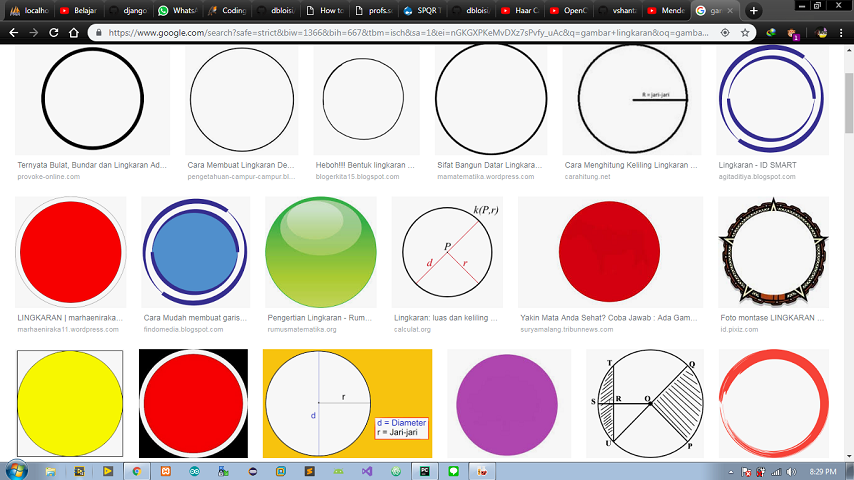
#> input picture color_hough_shape_detection/lingkaran.PNG, 854 x 480 px
$ python hough-circle.py
#> lines starting #> are read from the running program, lines starting #| are printed output that depends on the picture
import cv2
import numpy as np

img = cv2.imread('lingkaran.PNG',0) #img = cv2.imread('lingkaran.PNG',0)
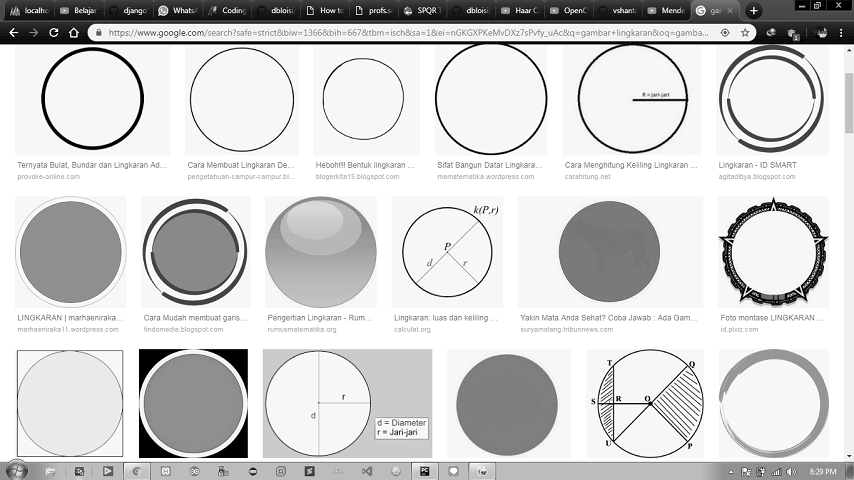
#> img: shape (480, 854); min 0, max 255, mean 210.3
img = cv2.medianBlur(img,5)
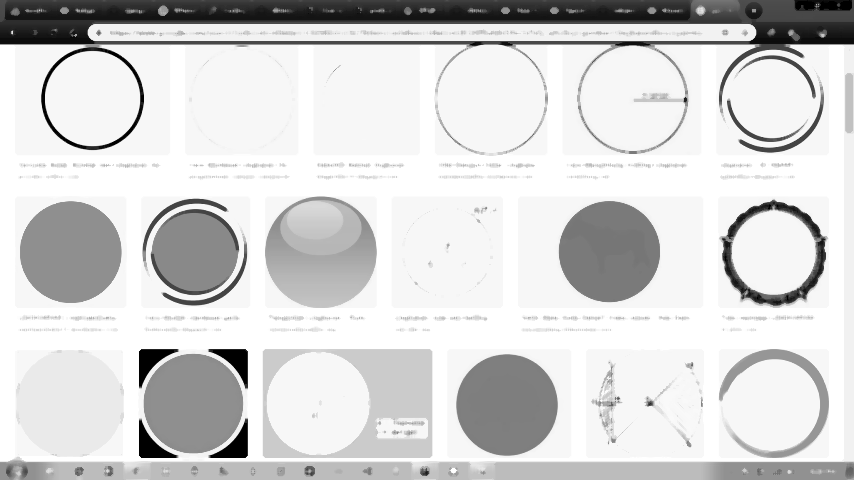
#> img: shape (480, 854); min 0, max 255, mean 213.4
cimg = cv2.cvtColor(img,cv2.COLOR_GRAY2BGR)

circles = cv2.HoughCircles(img,cv2.HOUGH_GRADIENT,1,20, param1=100,param2=100,minRadius=0,maxRadius=0)
#> circles = [[506.5, 404.5, 51], [92.5, 98.5, 51.4], [192.5, 403.5, 49.4], [320.5, 251.5, 56.3], [630.5, 98.5, 53.4], [192.5, 249.5, 50.3], [770.5, 98.5, 43.6], [773.5, 405.5, 46.3]]

circles = np.uint16(np.around(circles))
#> circles = [[506, 404, 51], [92, 98, 51], [192, 404, 49], [320, 252, 56], [630, 98, 53], [192, 250, 50], [770, 98, 44], [774, 406, 46]]

for i in circles[0,:]:
    print(i[0], i[1]) # i[0] = x, i[1] = y, i[2] = r
    # draw the outer circle
    cv2.circle(cimg,(i[0],i[1]),i[2],(0,0,0),5)
    # draw the center of the circle
    cv2.circle(cimg,(i[0],i[1]),2,(0,0,255),3)
#> this loop made 8 passes
#| 506 404
#| 92 98
#| 192 404
#| 320 252
#| 630 98
#| 192 250
#| 770 98
#| 774 406
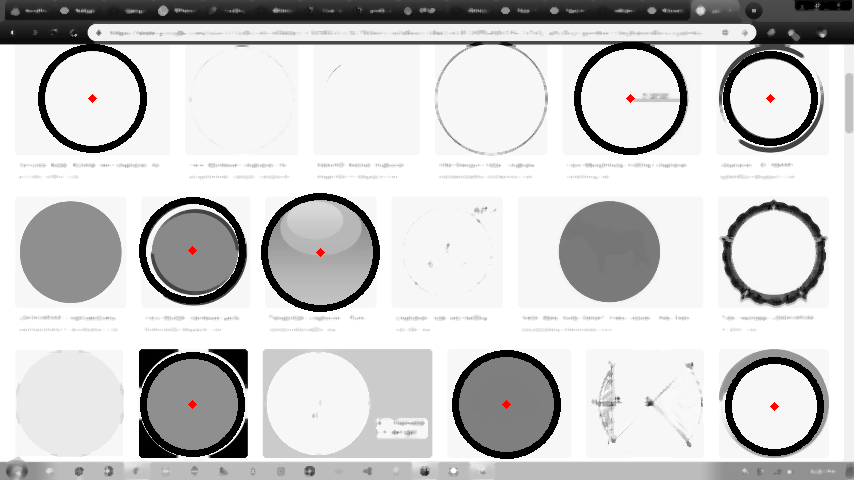
#> cimg: shape (480, 854, 3); mean B, G, R 205.2, 205.2, 205.4

cv2.imshow('detected circles',cimg)
cv2.waitKey(0)
cv2.destroyAllWindows()

# [22 lines of commented-out code are left out]
